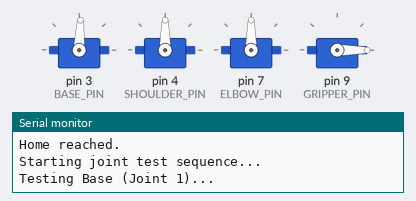
The sketch below on a simulated Arduino Uno, built with avr-gcc and run on an emulated ATmega328P. On the bench: 4 × servo, the last lines printed to the serial monitor.

Above: at 4.5 s.
At 6.7 s:
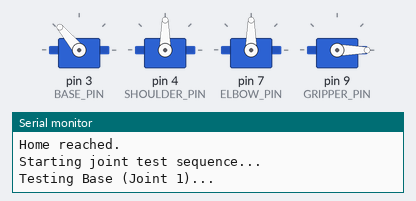
At 9.0 s:
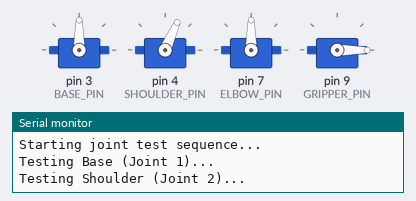
At 11.4 s:
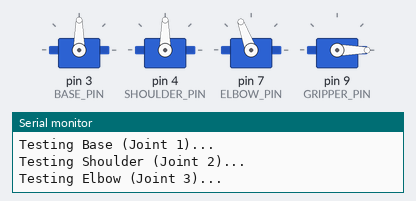
At 15.4 s:
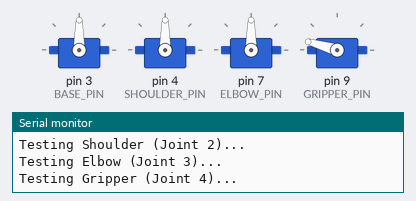
At 19.4 s:
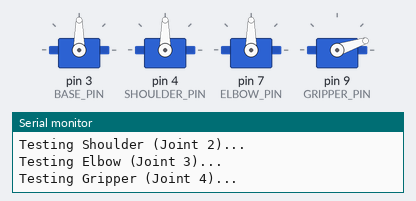
Timing chart, 0 to 28.8 s (numbered marks = the images above):
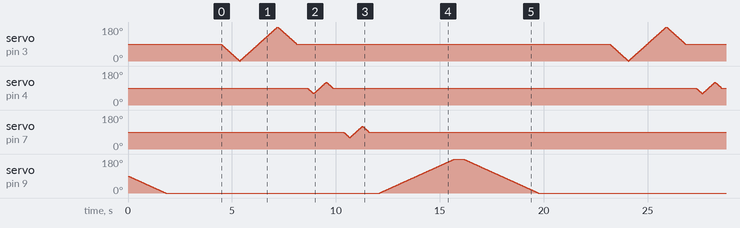

The sketch:

Stage1_ServoTest.ino
```cpp
#include <Servo.h>

// ── Servo Objects ──────────────────────────────────────────
Servo baseServo;      // Joint 1 - Base rotation
Servo shoulderServo;  // Joint 2 - Shoulder
Servo elbowServo;     // Joint 3 - Elbow
Servo gripperServo;   // Joint 4 - Gripper

// ── Pin Definitions ────────────────────────────────────────
#define BASE_PIN      3
#define SHOULDER_PIN  4   // Avoid pins 5 & 6 (timer conflict)
#define ELBOW_PIN     7
#define GRIPPER_PIN   9

// ── Speed Settings ─────────────────────────────────────────
#define JOINT_SPEED    10   // ms per degree - base/shoulder/elbow
#define GRIPPER_SPEED  20   // Slower = less current spike = no base twitch

// ── Setup ──────────────────────────────────────────────────
void setup() {
  Serial.begin(9600);

  baseServo.attach(BASE_PIN);
  shoulderServo.attach(SHOULDER_PIN);
  elbowServo.attach(ELBOW_PIN);
  gripperServo.attach(GRIPPER_PIN);

  Serial.println("Robotic Arm - Stage 1 Test");
  Serial.println("Moving to home...");
  moveToHome();
  delay(2000);
  Serial.println("Starting joint test sequence...");
}

// ── Loop ───────────────────────────────────────────────────
void loop() {
  testAllJoints();
}

// ── Smooth Move ────────────────────────────────────────────
void smoothMove(Servo &servo, int from, int to, int speed) {
  if (from < to) {
    for (int pos = from; pos <= to; pos++) {
      servo.write(pos);
      delay(speed);
    }
  } else {
    for (int pos = from; pos >= to; pos--) {
      servo.write(pos);
      delay(speed);
    }
  }
}

// ── Home Position ──────────────────────────────────────────
void moveToHome() {
  smoothMove(gripperServo,  gripperServo.read(),   0, GRIPPER_SPEED); // Open gripper first
  delay(150);
  smoothMove(elbowServo,    elbowServo.read(),    90, JOINT_SPEED);
  delay(150);
  smoothMove(shoulderServo, shoulderServo.read(), 90, JOINT_SPEED);
  delay(150);
  smoothMove(baseServo,     baseServo.read(),     90, JOINT_SPEED);
  delay(150);
  Serial.println("Home reached.");
}

// ── Test All Joints ────────────────────────────────────────
void testAllJoints() {
  // Base
  Serial.println("Testing Base (Joint 1)...");
  smoothMove(baseServo, 90, 0,   JOINT_SPEED);
  smoothMove(baseServo, 0,  180, JOINT_SPEED);
  smoothMove(baseServo, 180, 90, JOINT_SPEED);
  delay(500);

  // Shoulder
  Serial.println("Testing Shoulder (Joint 2)...");
  smoothMove(shoulderServo, 90, 60,  JOINT_SPEED);
  smoothMove(shoulderServo, 60, 120, JOINT_SPEED);
  smoothMove(shoulderServo, 120, 90, JOINT_SPEED);
  delay(500);

  // Elbow
  Serial.println("Testing Elbow (Joint 3)...");
  smoothMove(elbowServo, 90, 60,  JOINT_SPEED);
  smoothMove(elbowServo, 60, 120, JOINT_SPEED);
  smoothMove(elbowServo, 120, 90, JOINT_SPEED);
  delay(500);

  // Gripper - full 0 to 180
  Serial.println("Testing Gripper (Joint 4)...");
  smoothMove(gripperServo, 0,   180, GRIPPER_SPEED); // Fully close
  delay(400);
  smoothMove(gripperServo, 180, 0,   GRIPPER_SPEED); // Fully open
  delay(400);

  Serial.println("Test complete! Waiting 3 seconds...");
  delay(3000);
}
```
